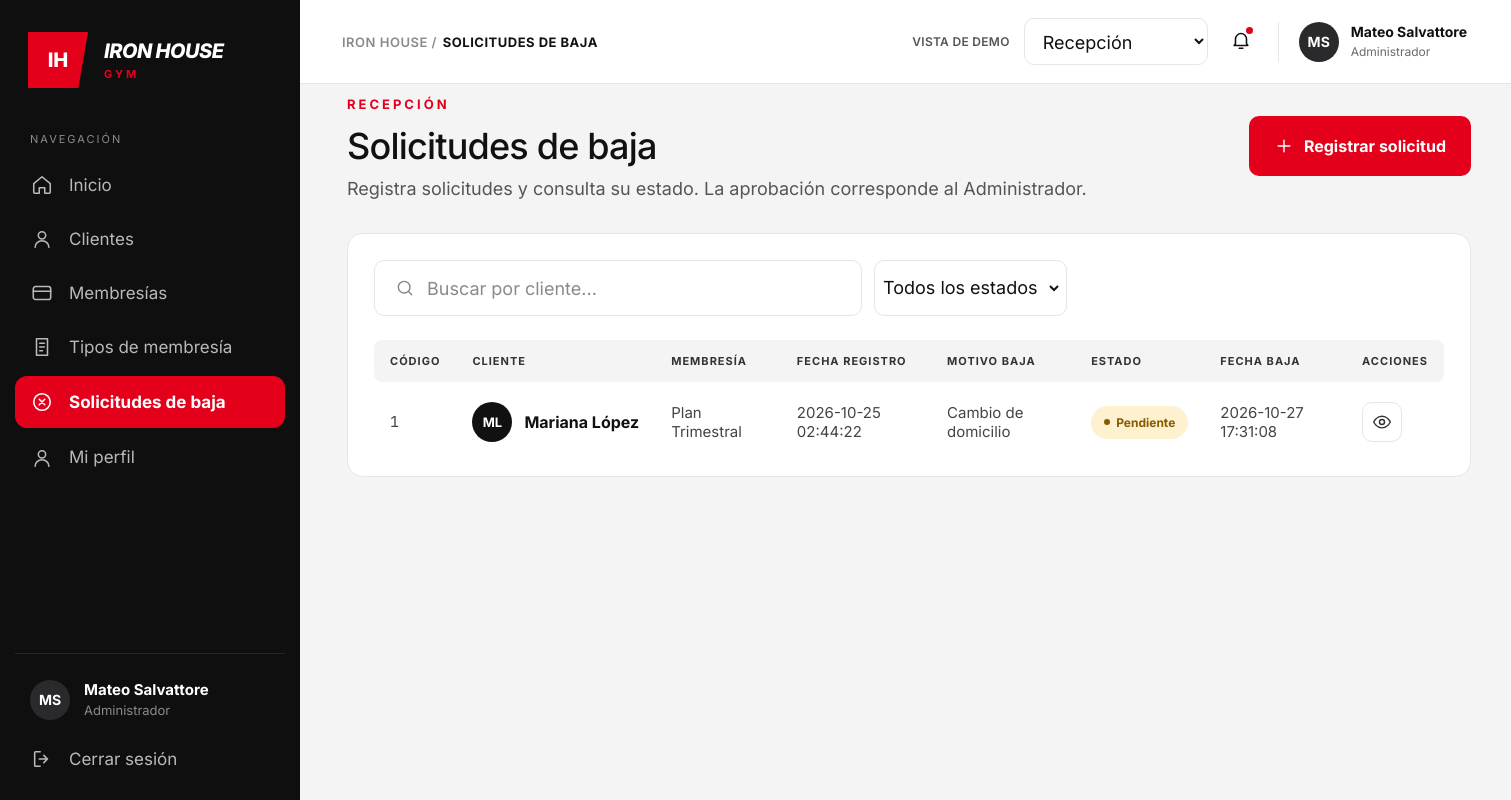
The app's page /recep/solicitudes.php (signed in) with its own data.
### tables this page shows
CREATE TABLE `bajas_membresia` (
  `id_baja` int(11) NOT NULL,
  `id_suscripcion` int(11) NOT NULL,
  `fecha_baja` datetime DEFAULT current_timestamp(),
  `motivo` varchar(150) NOT NULL,
  `estado` enum('Pendiente','Dada de baja') DEFAULT 'Pendiente'
);

CREATE TABLE `membresias` (
  `id_membresia` int(11) NOT NULL,
  `nombre_plan` varchar(50) NOT NULL,
  `descripcion` text DEFAULT NULL,
  `duracion_dias` int(11) NOT NULL,
  `precio` decimal(10,2) NOT NULL,
  `estado` enum('Activo','Inactivo') NOT NULL DEFAULT 'Activo'
);

CREATE TABLE `clientes` (
  `id_cliente` int(11) NOT NULL,
  `nombre` varchar(50) NOT NULL,
  `apellido` varchar(50) NOT NULL,
  `documento` varchar(20) NOT NULL,
  `email` varchar(100) NOT NULL,
  `telefono` varchar(20) DEFAULT NULL,
  `fecha_nacimiento` date DEFAULT NULL,
  `fecha_registro` datetime DEFAULT current_timestamp(),
  `estado` enum('Activo','Inactivo','Suspendido') DEFAULT 'Activo'
);

### recep/solicitudes.php (the view, shortened to what this page needs)
<?php
require_once __DIR__ . '/helpers.php';
require_once __DIR__ . '/conexion.php';
$rolSesion = $_SESSION['rol'] ?? '';
$usuario = [
    'nombre' => $_SESSION['nombre_completo'] ?? 'Usuario',
    'rol'    => $rolSesion
];
$paginaActual = 'solicitudes';
$menu = [
    'inicio'      => ['Inicio',              'home',     'recepcion_panel.php'],
    'clientes'    => ['Clientes',            'user',     'clientes.php'],
    'membresias'  => ['Membresías',          'card',     'membresias.php'],
    'tiposd'       => ['Tipos de membresía',  'doc',      'tipos.php'],
    'solicitudes' => ['Solicitudes de baja', 'x-circle', 'solicitudes.php'],
    'perfil'      => ['Mi perfil',           'user',     'perfil.php'],
];
$q = trim((string)($_GET['q'] ?? ''));
$solicitudes = [];
$errorDb = '';
try {
    $sql = "SELECT
                b.id_baja,
                b.fecha_baja,
                b.motivo,
                b.estado,
                CONCAT(c.nombre, ' ', c.apellido) AS nombre_completo,
                c.fecha_registro,
                m.nombre_plan
            FROM
                bajas_membresia b
            INNER JOIN
                suscripciones_cliente s ON b.id_suscripcion = s.id_suscripcion
            INNER JOIN
                clientes c ON s.id_cliente = c.id_cliente
            INNER JOIN
                membresias m ON s.id_membresia = m.id_membresia
            WHERE 1=1";
    $sql .= " ORDER BY b.id_baja DESC";
    $stmt = mysqli_prepare($cnx, $sql);
    mysqli_stmt_execute($stmt);
    $resultado = mysqli_stmt_get_result($stmt);
    while ($fila = mysqli_fetch_assoc($resultado)) {
        $solicitudes[] = $fila;
    }
} catch (Throwable $e) {
    error_log($e->getMessage());
    $errorDb = 'No se pudieron cargar las solicitudes.';
}
?>
<!DOCTYPE html>
<html lang="es">
<head>
  <link rel="stylesheet" href="css/style.css">
  <link rel="stylesheet" href="css/usuarios.css">
  <link rel="stylesheet" href="css/solicitudes.css">
  <link rel="stylesheet" href="css/modal.css">
</head>
<body>
<div class="layout">
  <aside class="sidebar">
    <div class="brand">
      <div class="brand-mark">IH</div>
      <div class="brand-text">
        <span class="brand-name">IRON HOUSE</span>
        <span class="brand-sub">GYM</span>
      </div>
    </div>
    <p class="nav-title">Navegación</p>
    <nav class="nav">
      <?php foreach ($menu as $clave => [$texto, $ico, $url]): ?>
        <a href="<?= e($url) ?>" class="nav-item <?= $clave === $paginaActual ? 'is-active' : '' ?>">
          <?= icono($ico, 22) ?>
          <span><?= e($texto) ?></span>
        </a>
      <?php endforeach; ?>
    </nav>
    <div class="sidebar-footer">
      <div class="sidebar-user">
        <span class="avatar avatar-dark"><?= e(iniciales($usuario['nombre'])) ?></span>
        <div>
          <strong><?= e($usuario['nombre']) ?></strong>
          <small><?= e($usuario['rol']) ?></small>
        </div>
      </div>
      <a href="logout.php" class="nav-item" data-abrir-modal="modal-cerrar-sesion">
        <?= icono('logout', 22) ?><span>Cerrar sesión</span>
      </a>
    </div>
  </aside>
  <div class="main">
    <header class="topbar">
      <div class="breadcrumb"><span>IRON HOUSE /</span> <b>SOLICITUDES DE BAJA</b></div>
      <div class="topbar-right">
        <span class="demo-label">VISTA DE DEMO</span>
        <select class="role-select" aria-label="Rol de la vista de demo" onchange="redirigir(this)">
          <option value="recepcion_panel.php" selected>Recepción</option>
        </select>
        <button class="bell" aria-label="Notificaciones">
          <?= icono('bell', 22) ?><i class="bell-dot"></i>
        </button>
        <div class="user-chip">
          <span class="avatar avatar-dark"><?= e(iniciales($usuario['nombre'])) ?></span>
          <div>
            <strong><?= e($usuario['nombre']) ?></strong>
            <small><?= e($usuario['rol']) ?></small>
          </div>
        </div>
      </div>
    </header>
    <main class="content">
      <div class="page-head">
        <div>
          <p class="eyebrow">RECEPCIÓN</p>
          <h1>Solicitudes de baja</h1>
          <p class="lead lead-tight">Registra solicitudes y consulta su estado. La aprobación corresponde al Administrador.</p>
        </div>
        <button type="button" class="btn btn-red btn-icon" data-abrir-modal="modal-registrar-baja">
          <?= icono('plus', 20) ?>Registrar solicitud
        </button>
      </div>
      <section class="panel panel-table">
        <form method="get" class="toolbar">
          <label class="input input-search">
            <?= icono('search', 20) ?>
            <input type="search" name="q" value="<?= e($q) ?>" placeholder="Buscar por cliente...">
          </label>
          <label class="input input-select">
            <select name="estado" onchange="this.form.submit()" aria-label="Filtrar por estado">
              <option value="">Todos los estados</option>
            </select>
          </label>
        </form>
        <div class="table-wrap">
          <table class="table">
            <thead>
              <tr>
                <th>Código</th>
                <th>Cliente</th>
                <th>Membresía</th>
                <th>Fecha Registro</th>
                <th>Motivo Baja</th>
                <th>Estado</th>
                <th>Fecha Baja</th>
                <th>Acciones</th>
              </tr>
            </thead>
            <tbody>
            <?php if ($errorDb !== ''): ?>
              <tr>
                <td colspan="8"><?= e($errorDb) ?></td>
              </tr>
            <?php else: ?>
              <?php foreach ($solicitudes as $u): ?>
                <?php
                $id = (int)$u['id_baja'];
                $nombreCompleto = (string)$u['nombre_completo'];
                $activo = $u['estado'] === 'Pendiente';
                ?>
                <tr>
                  <td class="mono">
                    <?= $id ?>
                  </td>
                  <td>
                    <div class="person">
                      <span class="avatar avatar-md">
                        <?= e(iniciales($nombreCompleto)) ?>
                      </span>
                      <strong><?= e($nombreCompleto) ?></strong>
                    </div>
                  </td>
                  <td class="muted-strong">
                    <?= e((string)$u['nombre_plan']) ?>
                  </td>
                  <td class="muted-strong">
                    <?= e((string)$u['fecha_registro']) ?>
                  </td>
                  <td class="muted-strong">
                    <?= e((string)$u['motivo']) ?>
                  </td>
                  <td>
                    <span class="pill <?= $activo ? 'pill-warn' : 'pill-bad' ?>">
                      <i></i>
                      <?= $activo ? 'Pendiente' : 'Dada de baja' ?>
                    </span>
                  </td>
                  <td class="muted-strong">
                    <?= e((string)$u['fecha_baja']) ?>
                  </td>
                  <td class="text-center">
                    <div class="row-actions">
                      <a href="solicitud-ver.php?id=<?= $id ?>"
                        class="icon-btn"
                        title="Ver detalle">
                        <?= icono('eye', 20) ?>
                      </a>
                    </div>
                  </td>
                </tr>
              <?php endforeach; ?>
            <?php endif; ?>
            </tbody>
          </table>
        </div>
      </section>
    </main>
  </div>
</div>
</body>
</html>

### recep/helpers.php
<?php
function e(string $v): string
{
    return htmlspecialchars($v, ENT_QUOTES, 'UTF-8');
}
function iniciales(string $nombre): string
{
    $partes = preg_split('/\s+/', trim($nombre));
    $ini = '';
    foreach (array_slice($partes, 0, 2) as $p) {
        $ini .= mb_strtoupper(mb_substr($p, 0, 1));
    }
    return $ini;
}
function icono(string $nombre, int $size = 20): string
{
    static $paths = [
        'home'     => '<path d="M3 10.5 12 3l9 7.5V20a1 1 0 0 1-1 1h-5v-6H9v6H4a1 1 0 0 1-1-1z"/>',
        'users'    => '<circle cx="9" cy="8" r="3.5"/><path d="M2.5 20c0-3.6 2.9-6 6.5-6s6.5 2.4 6.5 6"/><path d="M16 4.6a3.5 3.5 0 0 1 0 6.8"/><path d="M18 14.3c2.2.7 3.5 2.6 3.5 5.7"/>',
        'user'     => '<circle cx="12" cy="8" r="4"/><path d="M4.5 21c0-4.2 3.4-7 7.5-7s7.5 2.8 7.5 7"/>',
        'card'     => '<rect x="2.5" y="5" width="19" height="14" rx="2.5"/><path d="M2.5 10h19"/>',
        'doc'      => '<path d="M6 3h12v18H6z"/><path d="M9.5 8h5M9.5 12h5M9.5 16h3"/>',
        'dumbbell' => '<path d="M3 8v8M7 5v14M17 5v14M21 8v8M7 12h10"/>',
        'x-circle' => '<circle cx="12" cy="12" r="9"/><path d="m9 9 6 6M15 9l-6 6"/>',
        'shield'   => '<path d="M12 3 4.5 6v5.5c0 4.5 3 8 7.5 9.5 4.5-1.5 7.5-5 7.5-9.5V6z"/><path d="m9 12 2.3 2.3L15.5 10"/>',
        'logout'   => '<path d="M10 4H5a1 1 0 0 0-1 1v14a1 1 0 0 0 1 1h5"/><path d="M14 8l4 4-4 4M18 12H9"/>',
        'bell'     => '<path d="M6 16V11a6 6 0 1 1 12 0v5l1.5 2h-15z"/><path d="M10 21h4"/>',
        'edit'     => '<path d="M4 20h4L19 9a2.1 2.1 0 0 0-3-3L5 17z"/><path d="m14.5 7.5 3 3"/>',
        'power'    => '<path d="M12 3v8"/><path d="M6.3 6.6a8 8 0 1 0 11.4 0"/>',
        'check-circle' => '<circle cx="12" cy="12" r="9"/><path d="m8.5 12.3 2.4 2.4 4.6-5"/>',
        'key'      => '<circle cx="8" cy="15" r="4"/><path d="m11 12 8.5-8.5M16 7l3 3M14 9l2 2"/>',
        'lock'     => '<rect x="5" y="11" width="14" height="10" rx="2.5"/><path d="M8 11V8a4 4 0 0 1 8 0v3"/>',
        'eye-off'  => '<path d="M3 3l18 18"/><path d="M10.6 5.2A9.7 9.7 0 0 1 12 5c6.4 0 10 7 10 7a17 17 0 0 1-3.2 3.9M6.6 6.6A17 17 0 0 0 2 12s3.6 7 10 7a9.6 9.6 0 0 0 4-.9"/><path d="M9.9 9.9a3 3 0 0 0 4.2 4.2"/>',
        'check'    => '<path d="m5 12.5 4.5 4.5L19 7.5"/>',
        'plus'     => '<path d="M12 5v14M5 12h14"/>',
        'eye'      => '<path d="M2 12s3.6-7 10-7 10 7 10 7-3.6 7-10 7S2 12 2 12z"/><circle cx="12" cy="12" r="3"/>',
        'search'   => '<circle cx="11" cy="11" r="7"/><path d="m20 20-3.5-3.5"/>',
        'trend'    => '<path d="m3 17 6-6 4 4 8-8"/><path d="M15 7h6v6"/>',
        'chevron'  => '<path d="m9 6 6 6-6 6"/>',
        'chevron-down' => '<path d="m6 9 6 6 6-6"/>',
    ];
    $p = $paths[$nombre] ?? '';
    return '<svg class="ico" width="' . $size . '" height="' . $size . '" viewBox="0 0 24 24" fill="none" '
         . 'stroke="currentColor" stroke-width="1.7" stroke-linecap="round" stroke-linejoin="round" aria-hidden="true">'
         . $p . '</svg>';
}

### recep/css/usuarios.css (style rules this page uses)
.btn-icon { gap: 10px; padding: 19px 24px; font-size: 16px; }
.panel-table { padding: 26px 26px 14px; }
.toolbar { display: flex; gap: 12px; margin-bottom: 24px; flex-wrap: wrap; }
.toolbar .input { height: 56px; }
.input-search { width: 488px; max-width: 100%; }
.input-select { padding: 0 12px; }
.input-select select { font-size: 18px; padding-right: 8px; }
.table-wrap { overflow-x: auto; }
.table { width: 100%; border-collapse: collapse; min-width: 1060px; }
.table thead th { background: #f4f4f4; text-align: left; font-size: 11px; font-weight: 700; letter-spacing: 1px; text-transform: uppercase; color: #333; padding: 14px 16px; }
.table thead th:first-child { border-radius: 8px 0 0 8px; }
.table thead th:last-child { border-radius: 0 8px 8px 0; }
.table tbody td { padding: 20px 16px; border-bottom: 1px solid var(--line); vertical-align: middle; font-size: 15px; }
.table tbody tr:last-child td { border-bottom: 0; }
.mono { font-family: "JetBrains Mono", ui-monospace, Menlo, Consolas, monospace; font-size: 13px; color: #444; white-space: nowrap; }
.muted-strong { color: #444; }
.person { display: flex; align-items: center; gap: 12px; }
.person strong { font-size: 16px; font-weight: 700; white-space: nowrap; }
.avatar-md { width: 40px; height: 40px; background: #111; font-size: 13px; }
.pill { padding: 9px 13px; font-size: 12px; }
.row-actions { display: flex; align-items: center; gap: 6px; white-space: nowrap; }
.icon-btn { position: relative; width: 40px; height: 40px; display: inline-grid; place-items: center; border: 1px solid var(--line); border-radius: 10px; background: #fff; color: #333; cursor: pointer; font: inherit; padding: 0; transition: background .15s, color .15s, border-color .15s; }

### records on screen
bajas_membresia: id_baja "1", nombreCompleto "ML", nombreCompleto "Mariana López", membresias.nombre_plan "Plan Trimestral", clientes.fecha_registro "2026-10-25 02:44:22", motivo "Cambio de domicilio", estado "Pendiente", fecha_baja "2026-10-27 17:31:08", $size 20 (drawn)

### other values on screen
$texto "Inicio"
$texto "Clientes"
$texto "Membresías"
$texto "Tipos de membresía"
$texto "Solicitudes de baja"
$texto "Mi perfil"
iniciales($usuario['nombre']) "MS"
$usuario['nombre'] "Mateo Salvattore"
$usuario['rol'] "Administrador"
